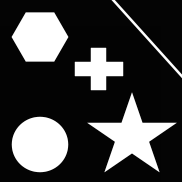
%> input picture 数字图像处理期中项目/Code/cross.png, 182 x 182 px
$ octave blind_deconvolution_unknown_h_deconvblind.m   (GNU Octave 9; MATLAB toolbox functions it lacks are replaced by stand-ins)
%> lines starting %> are read from the running program, lines starting %| are printed output that depends on the picture; in (x1, y1, x2, y2) boxes, pixels count from 0 and x2, y2 are one past the last pixel; in counts of white or black regions, pixels touching at a corner belong together; the program's own positions count from 1

Image = im2double(rgb2gray(imread('cross.png')));
%> Image: size 182x182 double; min 0.0118, max 1, mean 0.26
PSF = fspecial('gaussian',7,10);
V = 0.0001;
Process = imfilter(Image,PSF);
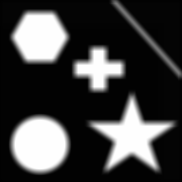
%> Process: size 182x182 double; min 0.00386, max 1, mean 0.26
ProcessedImage = imnoise(Process,'gaussian',0,V);
%WEIGHT = edge(ProcessedImage,'sobel',.08);
WeightMatrix = zeros(size(Image));
WeightMatrix(5:end-1,5:end-4)=1;
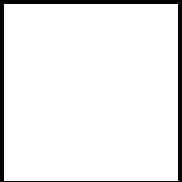
%> WeightMatrix: size 182x182 double; values 0 (black) and 1 (white), 93% white; 1 black region, box (x1, y1, x2, y2) and area: (0, 0, 182, 182) 2326
% [4 lines of commented-out code are left out]

INITPSF = ones(size(PSF));
%> (the run ends here)
